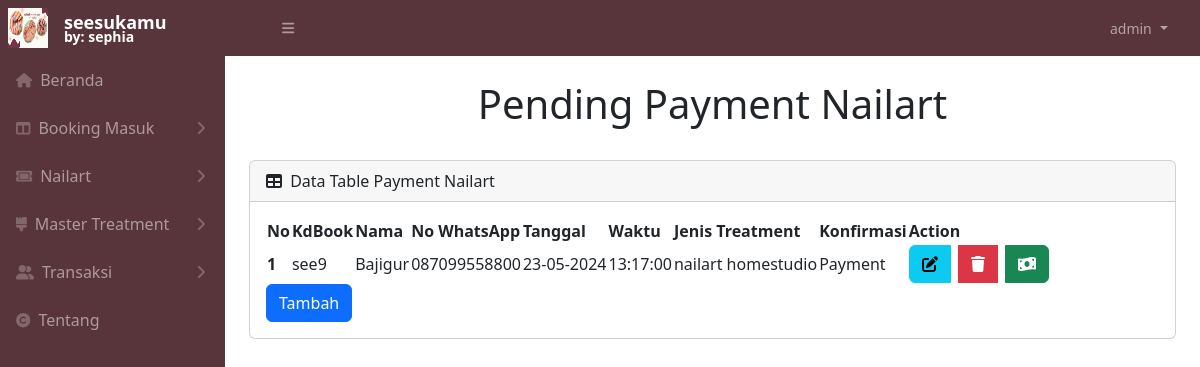
Screenshot of /admin/bookingselesai.php (signed in) with the database file from the repository.
### tables this page shows
CREATE TABLE `tbooking` (
  `kdbook` int(11) NOT NULL,
  `nama` varchar(50) NOT NULL,
  `nowa` varchar(20) NOT NULL,
  `tgl` date NOT NULL,
  `wkt` time NOT NULL,
  `kdtreatment` int(11) NOT NULL,
  `konfirmasi` varchar(20) NOT NULL
);

CREATE TABLE `ttreatment` (
  `kdtreatment` int(11) NOT NULL,
  `treatment` varchar(50) NOT NULL
);

### admin/bookingselesai.php (the view, shortened to what this page needs)
<?php
require_once 'service/koneksidb.php';
require_once 'sidebar.php';
?>
<br>
<h1 class="text-center">Pending Payment Nailart</h1>
<br>
<div class="card mb-4">
    <div class="card-header">
        <i class="fas fa-table me-1"></i>
        Data Table Payment Nailart
    </div>
    <div class="card-body">
        <table id="datatablesSimple">
            <thead>
                <tr>
                    <th>No</th>
                    <th>KdBook</th>
                    <th>Nama</th>
                    <th>No WhatsApp</th>
                    <th>Tanggal</th>
                    <th>Waktu</th>
                    <th>Jenis Treatment</th>
                    <th>Konfirmasi</th>
                    <th>Action</th>
                </tr>
            </thead>
            <tbody>
                <?php
                $sql2 = "SELECT
                *,
                DATE_FORMAT(tbooking.tgl, '%d-%m-%Y') AS ftgl
                FROM
                tbooking
                INNER JOIN
                ttreatment ON tbooking.kdtreatment = ttreatment.kdtreatment
                WHERE
                tbooking.konfirmasi = 'Payment'
                ORDER BY
                tbooking.kdbook ASC";
                $q2 = mysqli_query($db, $sql2);
                $urut = 1;
                while ($r2 = mysqli_fetch_array($q2)) {
                    $kdbook       = $r2['kdbook'];
                    $nama        = $r2['nama'];
                    $nowa       = $r2['nowa'];
                    $tgl       = $r2['ftgl'];
                    $wkt       = $r2['wkt'];
                    $kdtreatment = $r2['treatment'];
                    $konfirmasi = $r2['konfirmasi'];
                    $kodebook = 'see' . $kdbook;
                ?>
                    <tr>
                        <th scope="row"><?= $urut++ ?></th>
                        <td scope="row"><?= $kodebook ?></td>
                        <td scope="row"><?= $nama ?></td>
                        <td scope="row"><?= $nowa ?></td>
                        <td scope="row"><?= $tgl ?></td>
                        <td scope="row"><?= $wkt ?></td>
                        <td scope="row"><?= $kdtreatment ?></td>
                        <td scope="row"><?= $konfirmasi ?></td>
                        <td>
                            <div class="btn-group" role="group" aria-label="Basic mixed styles example">
                                <button type="button" class="btn btn-info me-2" data-bs-toggle="modal" data-bs-target="#editbook<?= $urut ?>"><i class="fas fa-edit"></i></button>
                                <button type="button" class="btn btn-danger me-2" data-bs-toggle="modal" data-bs-target="#deletebook<?= $urut ?>"><i class="fas fa-trash"></i></button>
                                <button type="button" class="btn btn-success" data-bs-toggle="modal" data-bs-target="#konfirmasi<?= $urut ?>"><i class="fas fa-money-bill-wave"></i></button>
                            </div>
                        </td>
                    </tr>
                <?php
                }
                ?>
            </tbody>
        </table>
        <button type="button-end" class="btn btn-primary" data-bs-toggle="modal" data-bs-target="#tambahbooking">
            Tambah
        </button>
    </div>
</div>
</div>
<?php
require_once 'sidebar2.php';
?>

### rows the page displays
tbooking: kdbook "see9", nama "Bajigur", nowa "087099558800", tgl "23-05-2024", wkt "13:17:00", kdtreatment.treatment "nailart homestudio", konfirmasi "Payment"
